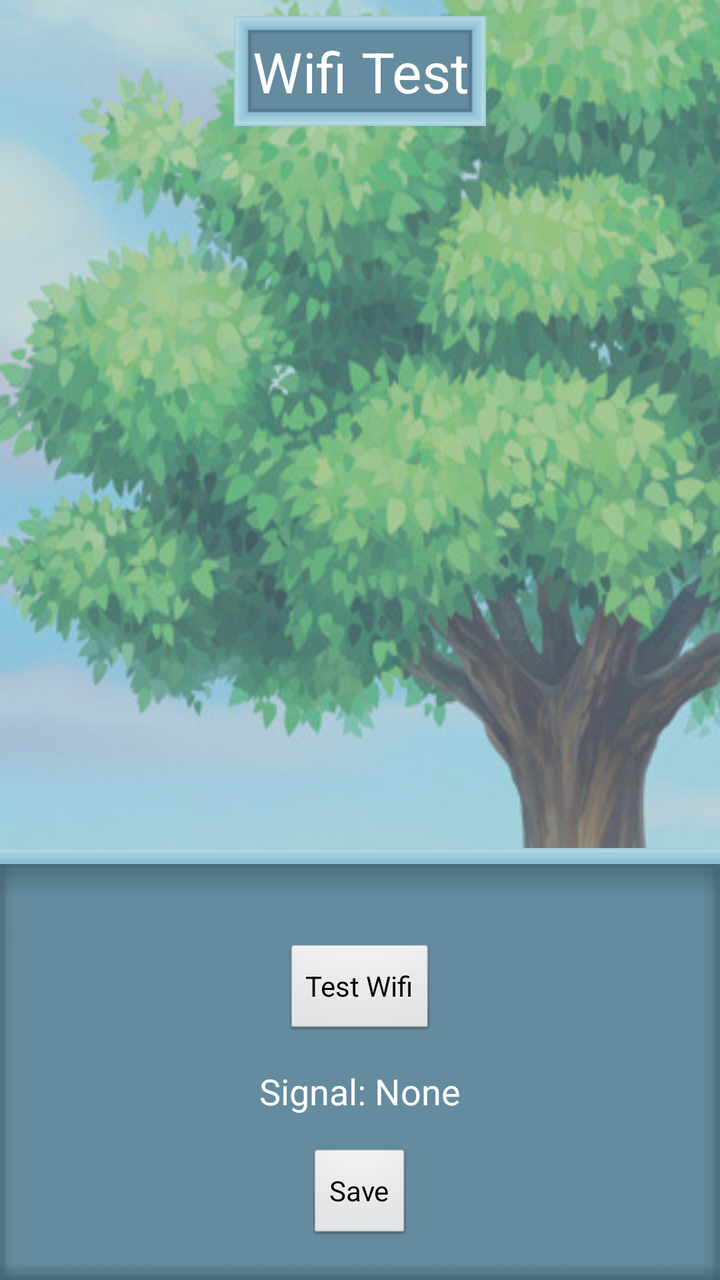
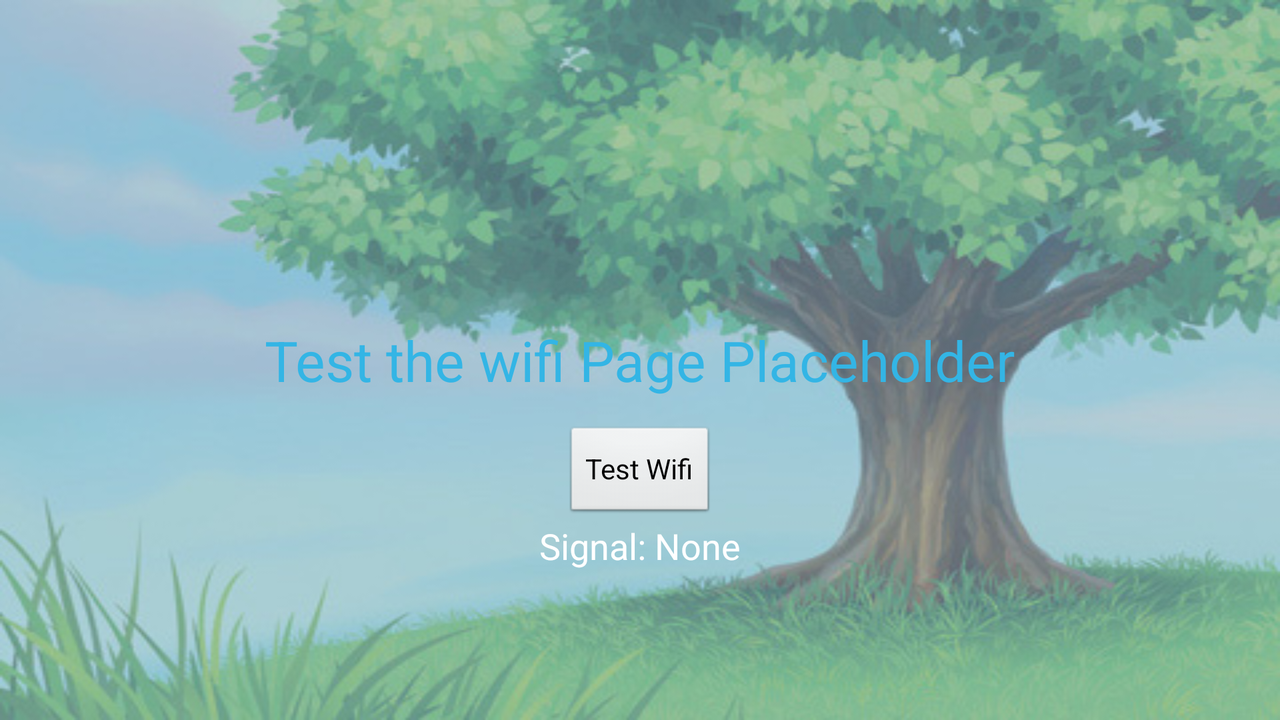

Compare how this app lays out the same screen by default and in its alternative resource folder. The renders come first, then the two layout files and the values they reference.
<!-- AndroidManifest.xml: application theme android:Theme.Black.NoTitleBar.Fullscreen -->
<!-- res/layout/activity_wifitest.xml -->
<FrameLayout xmlns:android="http://schemas.android.com/apk/res/android"
    xmlns:tools="http://schemas.android.com/tools"
    android:layout_width="match_parent"
    android:layout_height="match_parent"
    android:background="@drawable/bg_faded"
    tools:context=".WifiTest">

    <LinearLayout
        android:orientation="vertical"
        android:layout_width="fill_parent"
        android:layout_height="fill_parent"
        android:layout_gravity="bottom"
        android:gravity="bottom">

        <FrameLayout
            android:layout_width="fill_parent"
            android:layout_height="wrap_content"
            android:background="@drawable/ui_panel_edge"></FrameLayout>

        <LinearLayout
            android:orientation="vertical"
            android:layout_width="fill_parent"
            android:layout_height="wrap_content"
            android:gravity="center"
            android:background="@drawable/ui_panel">

            <Button
                android:layout_width="wrap_content"
                android:layout_height="wrap_content"
                android:text="Test Wifi"
                android:id="@+id/test_wifi"
                android:layout_marginTop="21dp"
                android:layout_below="@+id/textView"
                android:layout_centerHorizontal="true" />

            <TextView
                android:layout_width="wrap_content"
                android:layout_height="wrap_content"
                android:textAppearance="?android:attr/textAppearanceMedium"
                android:text="Signal: None"
                android:id="@+id/rec_Wifi"
                android:layout_below="@+id/test_wifi"
                android:layout_centerHorizontal="true"
                android:layout_marginTop="14dp" />

            <Button
                android:layout_width="wrap_content"
                android:layout_height="wrap_content"
                android:text="Save"
                android:id="@+id/sav_Wifi"
                android:layout_below="@+id/rec_Wifi"
                android:layout_centerHorizontal="true"
                android:layout_marginTop="16dp" />
        </LinearLayout>

    </LinearLayout>

    <TextView
        android:layout_width="wrap_content"
        android:layout_height="wrap_content"
        android:text="Wifi Test"
        android:textIsSelectable="false"
        android:textSize="@dimen/text_heading_height"
        android:layout_centerVertical="true"
        android:layout_centerHorizontal="true"
        android:id="@+id/textView2"
        android:background="@drawable/ui_info"
        android:textAppearance="?android:attr/textAppearanceLarge"
        android:gravity="center_horizontal"
        android:layout_margin="8dp"
        android:layout_gravity="center_horizontal" />

</FrameLayout>
<!-- resources referenced by this layout -->
<resources>
  <dimen name="text_heading_height">28dp</dimen>
  <!-- drawable bg_faded: jpg bitmap (drawable, 77383 bytes) -->
  <!-- drawable ui_info: png bitmap (drawable, 216 bytes) -->
  <!-- drawable ui_panel: jpg bitmap (drawable, 3416 bytes) -->
  <!-- drawable ui_panel_edge: jpg bitmap (drawable, 1560 bytes) -->
</resources>
<!-- res/layout-land/activity_wifitest.xml (the author's variant of the layout above) -->
<!-- drawn on the phone turned sideways -->
<RelativeLayout xmlns:android="http://schemas.android.com/apk/res/android"
    xmlns:tools="http://schemas.android.com/tools"
    android:layout_width="match_parent"
    android:layout_height="match_parent"
    android:background="@drawable/generic_bg_land"
    tools:context=".SoundRecord"
    android:clickable="false">

    <TextView
        android:layout_width="wrap_content"
        android:layout_height="wrap_content"
        android:text="Test the wifi Page Placeholder"
        android:textColor="@color/background_text"
        android:textIsSelectable="false"
        android:textSize="@dimen/text_heading_height"
        android:layout_centerVertical="true"
        android:layout_centerHorizontal="true"
        android:id="@+id/textView" />

    <Button
        android:layout_width="wrap_content"
        android:layout_height="wrap_content"
        android:text="Test Wifi"
        android:id="@+id/test_wifi"
        android:layout_below="@+id/textView"
        android:layout_centerHorizontal="true"
        android:layout_marginTop="14dp" />

    <TextView
        android:layout_width="wrap_content"
        android:layout_height="wrap_content"
        android:textAppearance="?android:attr/textAppearanceMedium"
        android:text="Signal: None"
        android:id="@+id/rec_Wifi"
        android:layout_below="@+id/test_wifi"
        android:layout_centerHorizontal="true" />

</RelativeLayout>
<!-- resources referenced by the variant -->
<!-- as the phone turned sideways resolves them -->
<resources>
  <color name="background_text">#33b5e5</color>
  <dimen name="text_heading_height">28dp</dimen>
  <!-- drawable generic_bg_land: jpg bitmap (drawable, 61087 bytes) -->
</resources>
